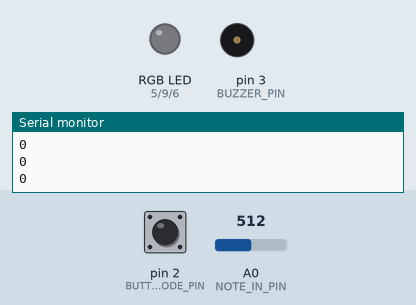
Simulated run of this sketch. Board: Arduino Uno, built for the host (arithmetic inside an expression is 32-bit, double 64-bit). Parts: an RGB LED mixed from three pins (HIGH = lit), buzzer (waves = sounding), the last lines printed to the serial monitor. Inputs (shaded band) come from the test bench; at power-on: pin 2 (BUTTON_MODE_PIN) LOW, A0 (NOTE_IN_PIN) = 512.

Above: at 1.2 s.
1.3 s: pin 2 (BUTTON_MODE_PIN) pulled HIGH for 1 s
At 3.2 s:
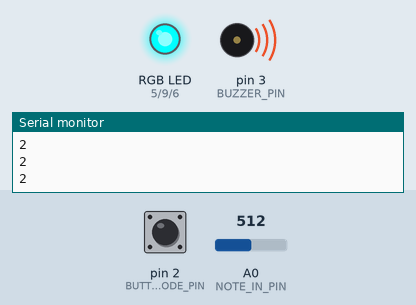
5.3 s: pin 2 (BUTTON_MODE_PIN) pulled HIGH for 3.2 s
At 9.3 s:
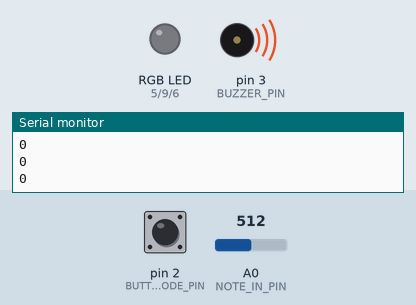
10.0 s: pin 2 (BUTTON_MODE_PIN) pulled HIGH for 3.2 s
At 14.0 s:
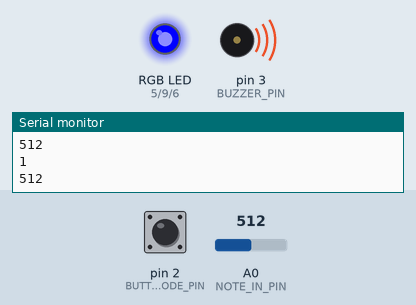
14.7 s: pin 2 (BUTTON_MODE_PIN) pulled HIGH for 0.25 s
At 15.7 s:
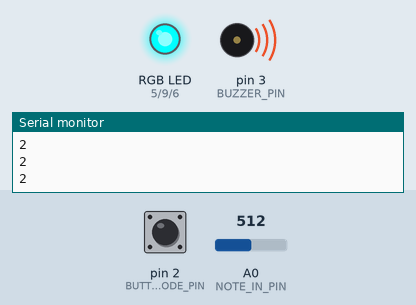
Timing chart, 0 to 17.7 s (numbered marks = the images above; inputs shaded):
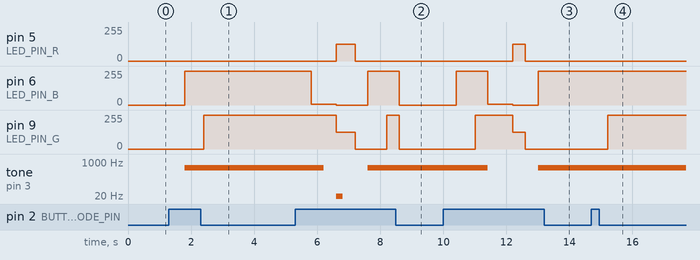

The sketch:

Wu_Xiaojie_etudeThree.ino
```cpp
/********************** ETUDE 3 CART 360 2019 *******************************
 * WELCOME!
 * THE PURPOSE OF THIS EXERCISE IS TO DESIGN A VERY SIMPLE KEYBOARD (5 KEYS)
 * WHICH ALLOWS YOU TO PLAY LIVE, RECORD, AND PLAYBACK SINGLE NOTES (NO CHORDS).
 * THERE WILL BE A BUTTON WHICH WHEN PRESSED WILL TAKE THE USER TO THE NEXT MODE:
 * THERE ARE 5 POSSIBLE MODES
 * 0 ==  reset    ==   led off == also resets
 * 1 ==  live     ==   led BLUE
 * 2 ==  record   ==   led RED
 * 3 ==  play     ==   led GREEN
 * 4 ==  loopMODE ==   led PURPLE
 *
 * ADDITIONALLY - WHEN THE USER CHANGES MODE,
 * THE RGB LED WILL CHANGE COLOR (ACCORDING TO THE SPECIFICATIONS)

 * PLEASE FOLLOW THE INSTRUCTIONS IN THE COMMENTS:
 * DO NOT ADD ANY MORE FUNCTION DEFINITIONS
 * ONLY IMPLEMENT THE FUNCTION DEFINITIONS SUPPLIED
 * THERE IS NO NEED TO ADD ANY NEW VARIABLES OR CONSTANTS
 * PROVIDE COMMENTS FOR ANY OF THE CODE IMPLEMENTED
 * GOOD LUCK!
 */
/**** CONSTANTS ********************************************************/

#define BUTTON_MODE_PIN 2 // Button to change the mode

// constants for RGB LED
#define LED_PIN_R 5 // R PIN
#define LED_PIN_G 9 // G PIN
#define LED_PIN_B 6 // B PIN

// constant for note in (button-resistor ladder on breadboard)
# define NOTE_IN_PIN A0

//constant for max number of notes in array
#define MAX_NOTES 16

// a constant for duration
const int duration = 200;

// constant for pin to output for buzzer
#define BUZZER_PIN 3 // PWM

/******** VARIABLES *****************************************************/
// counter for how many notes we have
int countNotes =0;
// array to hold the notes played (for record/play mode)
int notes [MAX_NOTES];
int mode =0; // start at off

/*************************************************************************/


/**********************SETUP() DO NOT CHANGE*******************************/
// Declare pin mode for the single digital input
void setup()
{
  pinMode(BUTTON_MODE_PIN, INPUT);
  Serial.begin(9600);
}

/**********************LOOP() DO NOT CHANGE *******************************
 * INSTRUCTIONS:
 * There is NO NEED to change the loop - it establishes the flow of the program
 * We call here 3 functions repeatedly:
 * 1: chooseMode(): this function will determine the mode that your program is in
 * based on if the button (linked to the BUTTON_MODE_PIN) was pressed
 * 2: setRGB(): will set the color of the RGB LED based on the value of the mode variable
 * 3: selectMode(): will determine which function to call based on the value of the mode variable

**************************************************************************/
void loop()
{
  chooseMode();

  setRGB();
  selectMode();
}
/******************CHOOSEMODE(): IMPLEMENT *********************************
 * INSTRUCTIONS:
 * Read the value from the Button (linked to the BUTTON_MODE_PIN) and
 * if is being pressed then change the mode variable.
 * REMEMBER:
 * mode == 0 is reset
 * mode == 1 is live
 * mode == 2 is record
 * mode == 3 is play
 * mode == 4 is loopMode
 * Every time the user presses the button, the program will go to the next mode,
 * once it reaches 4, it should go back to mode == 0.
 * (i.e. if mode ==2 and we press, then mode ==3) ...
**************************************************************************/
void chooseMode(){

  // IMPLEMENT
  //if (mode == 4) mode = 0;
  if (digitalRead(BUTTON_MODE_PIN)==HIGH) {
    delay(200);
    mode++;
    }
  if(mode > 4) mode = 0;

  delay(duration);
  Serial.println(mode);
//     print("mode===="+ mode );
}

/******************SETRGB(): IMPLEMENT *********************************
 * INSTRUCTIONS:
 * Depending on the value of the mode variable:
 * if the mode is 0 - RGB LED IS OFF
 * if the mode is 1 - RGB LED IS BLUE
 * if mode is 2 - RGB LED IS RED
 * if mode is 3 - RGB LED IS GREEN
 * if mode is 4 - RGB LED iS PURPLE
 * YOU MUST USE A SWITCH CASE CONSTRUCT (NOT A SERIES OF IF / ELSE STATEMENTS
**************************************************************************/
void setRGB()
{
  //IMPLEMENT

 switch ( mode )
{
 case 0: {
      analogWrite(LED_PIN_R, 0);
      analogWrite(LED_PIN_G, 0);
      analogWrite(LED_PIN_B, 0);
            }
      break;

 case 1: {  analogWrite(LED_PIN_R,0);
            analogWrite(LED_PIN_G, 0);
            analogWrite(LED_PIN_B,255);
            }
            break;

 case 2: { analogWrite(LED_PIN_R,0);
            analogWrite(LED_PIN_G, 255);
            analogWrite(LED_PIN_B,255);
            }break;

 case 3: { analogWrite(LED_PIN_R,0);
            analogWrite(LED_PIN_G, 255);
            analogWrite(LED_PIN_B,05);
            }break;

 case 4: { analogWrite(LED_PIN_R,125);
            analogWrite(LED_PIN_G, 125);
            analogWrite(LED_PIN_B,0);
            }break;
 }

}
/**********************SELECTMODE() DO NOT CHANGE *******************************
 * INSTRUCTIONS:
 * There is NO NEED to change this function - it selects WHICH function should run based on the mode variable
 * There are 4 possibilities
 * 1: reset(): this function will reset any arrays etc, and will do nothing else
 * 2: live(): this function will play the corresponding notes
 * to the user pressing the respective buttons.
 * NOTE:: the notes played are NOT stored
 * 3: record(): this function will play the corresponding notes
 * to the user pressing the respective buttons
 * AND will STORE up to 16 consecutive notes in an array.
 * 4: play(): this function will playback any notes stored in the array that were recorded
 * in the previous mode
 * 5: loopMode(): this function will playback any notes stored in the array that were recorded,
 * BUT unlike the previous mode, you can choose in which sequence the notes are played.
 * REQUIRED: only play notes from the array (no live stuff)

******************************************************************************/
void selectMode()
{
  if(mode ==0) {
    reset();
  }
  else if(mode ==1) {
    live();
  }
  else if(mode ==2) {
    record();
  }

  else if(mode ==3) {
    play();
  }

   else if(mode ==4) {
    loopMode();
  }
}
/******************RESET(): IMPLEMENT **************************************
 * INSTRUCTIONS:
 * this function should ensure that any notes recorded are no longer available
**************************************************************************/
void reset()
{
  // IMPLEMENT
  //rest the array of notes
  for (int i = 0; i<sizeof(notes); i++)
    {
       notes[i] = 0;
    }

}
/******************LIVE(): IMPLEMENT **************************************
 * INSTRUCTIONS:
 * this function will play the corresponding notes
 * to the user pressing the respective buttons
 * NOTE:: the notes played are NOT stored
 * SO: you need read in the input from the analog input (linked to the button-resistor ladder combo)
 * THEN - output the note to the buzzer using the tone() function
**************************************************************************/
void live()
{
    //IMPLEMENT
    int mynote=analogRead(NOTE_IN_PIN);
    if(analogRead(NOTE_IN_PIN) > 8) {
      int mynote=analogRead(NOTE_IN_PIN);
      Serial.println(analogRead(NOTE_IN_PIN));

      tone(BUZZER_PIN, mynote);
      delay(duration);
      }

    //tone(BUZZER_PIN, mynote);
    //delay(duration);
}
/******************RECORD(): IMPLEMENT **********************************
 * INSTRUCTIONS:
 * this function will play the corresponding notes
 * to the user pressing the respective buttons
 * AND will STORE up to 16 consecutive notes in an array.
 * SO:you need read in the input from the analog input (linked to the button-resistor ladder combo)
 * AND - output the note to the buzzer using the tone() function
 * THEN store that note in the array  - BE CAREFUL - you can only allow for up to MAX_NOTES to be stored
**************************************************************************/
void record()
{
  // IMPLEMENT
   int mynote=analogRead(NOTE_IN_PIN);

    if(analogRead(NOTE_IN_PIN) > 8) {

      if (countNotes <=16)
      {
        tone(BUZZER_PIN, mynote);
        notes[countNotes] = mynote;
        countNotes++;
      }
      //noTone(BUZZER_PIN);
    }
    //if(countNotes > 16) noTone(BUZZER_PIN);
//    } else {
//       countNotes = 0;
//      }

    }

/******************PLAY(): IMPLEMENT ************************************
 * INSTRUCTIONS:
 * this function will playback any notes stored in the array that were recorded
 * in the previous mode
 * SO: you need to go through the array of values (be careful - the user may not have put in MAX_NOTES)
 * READ each value IN ORDER
 * AND output each note to the buzzer using the tone() function
 * ALSO: as long as we are in this mode, the notes are played over and over again
 * BE CAREFUL: make sure you allow for the user to get to another mode from the mode button...
**************************************************************************/
void play()
{
  // IMPLEMENT
    for (int i = 0; i<countNotes; i++)
    {
    //  Serial.println("play--");
    //  Serial.println(countNotes);
       tone(BUZZER_PIN,notes[i]);
       delay(duration);
       delay(duration);
       if (digitalRead(BUTTON_MODE_PIN)==HIGH)
       {
        noTone(BUZZER_PIN);
        break;
        }
    }

}
/******************LOOPMODE(): IMPLEMENT *********************************
 * INSTRUCTIONS:
 * this function will playback any notes stored in the array that were recorded
 * in the previous mode
 * SO: you need to go through the array of values (be careful - the user may not have put in MAX_NOTES)
 * READ values IN ANY ORDERING (You MUST use the array - but you can determine your own sequence)
 * AND output each note to the buzzer using the tone() function
 * ALSO: as long as we are in this mode, the notes are played over and over again
 * BE CAREFUL: make sure you allow for the user to get to another mode from the mode button...
**************************************************************************/
void loopMode()
{
 // IMPLEMENT
  if (countNotes <= MAX_NOTES) {
   for (int i = countNotes; i>=0; i--)
    {
       tone(BUZZER_PIN,notes[i]);
       delay(duration);

        if (digitalRead(BUTTON_MODE_PIN)==HIGH)
       {
        noTone(BUZZER_PIN);
        break;
        }

    }
  }

}

/**************************************************************************/
```

Measured:
- after the input at 1.3 s, pin 6 (LED_PIN_B): 0/255 → 255/255 after 0.50 s; pin 9 (LED_PIN_G): 0/255 → 255/255 after 1.1 s; tone on pin 3 (BUZZER_PIN): silent → 512 Hz after 0.50 s
- after the input at 5.3 s, pin 5 (LED_PIN_R): 0/255 → 125/255 after 1.3 s, → 0/255 0.60 s later; pin 6 (LED_PIN_B): 255/255 → 5/255 after 0.51 s, → 0/255 0.80 s later, → 255/255 1.0 s later, → 0/255 1.0 s later
- after the input at 10.0 s, pin 5 (LED_PIN_R): 0/255 → 125/255 after 2.2 s, → 0/255 0.40 s later; pin 6 (LED_PIN_B): 0/255 → 255/255 after 0.41 s, → 5/255 1.0 s later, → 0/255 0.80 s later, → 255/255 0.80 s later
- after the input at 14.7 s, pin 9 (LED_PIN_G): 0/255 → 255/255 after 0.51 s
